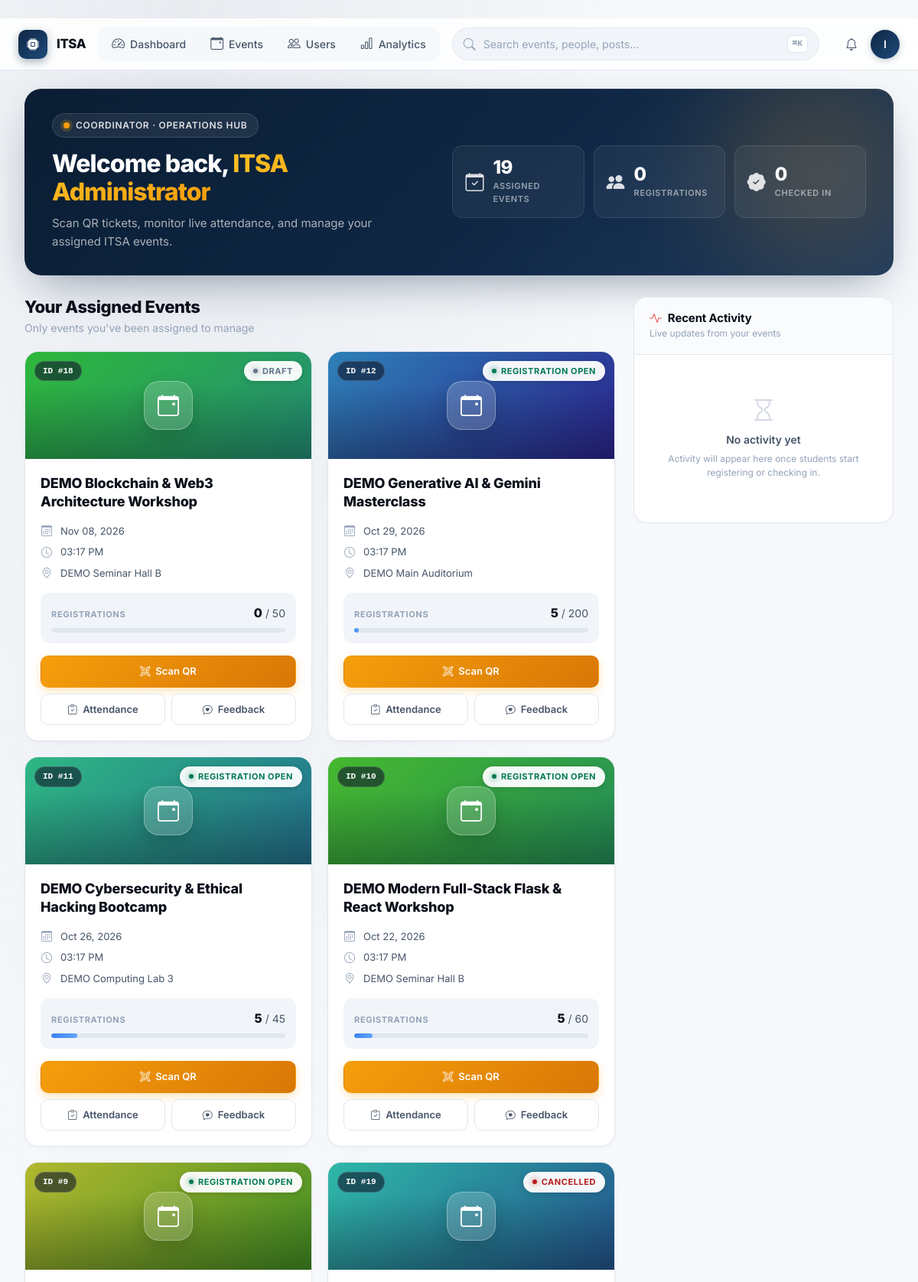
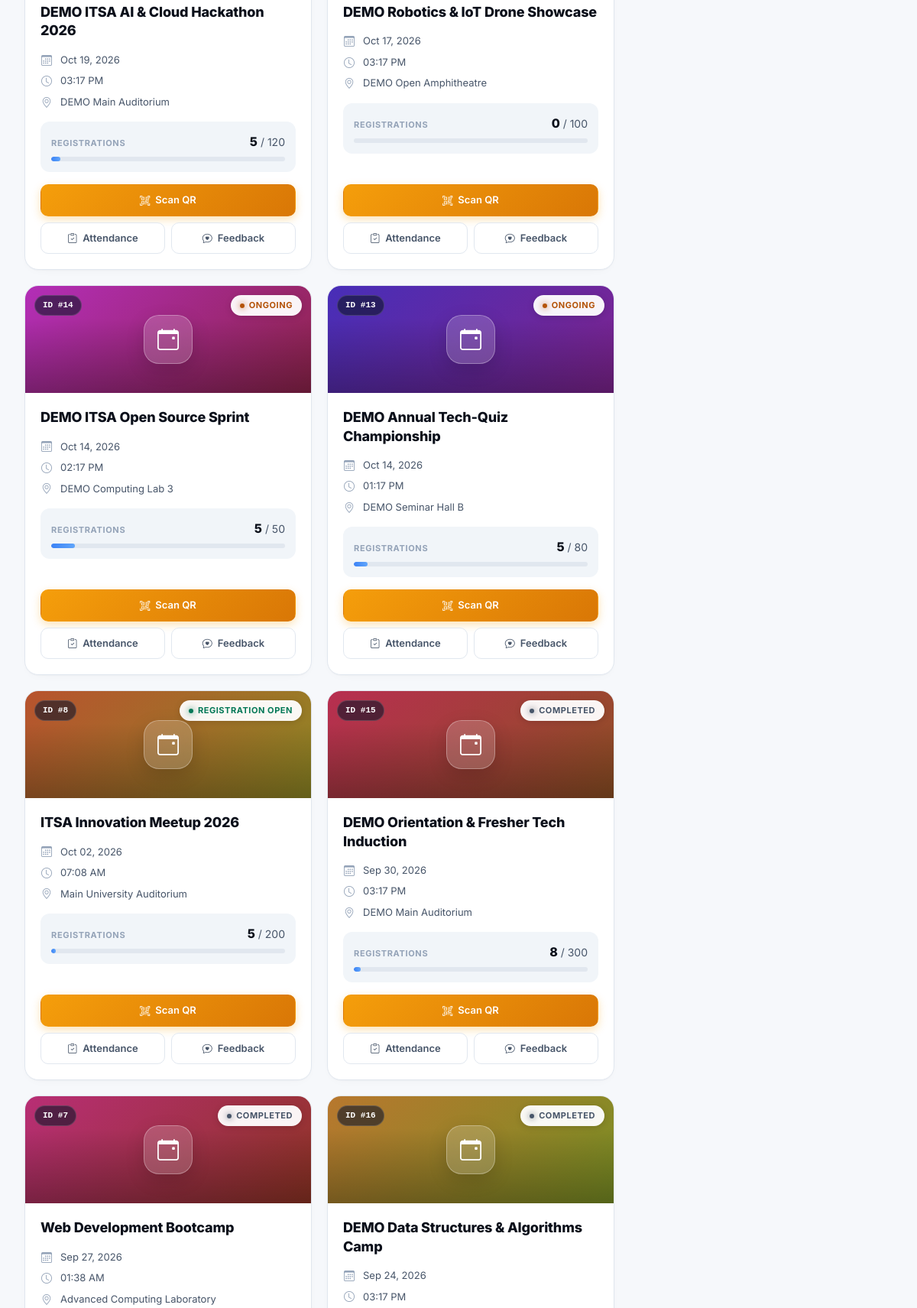
/coordinator/dashboard (signed in, upper part), run on the app's committed database (2 pictures, top to bottom).
### app/models/user.py (models this page shows, shortened)
class User(UserMixin, db.Model):
    __tablename__ = 'users'
    id = db.Column(db.Integer, primary_key=True, autoincrement=True)
    email = db.Column(db.String(255), unique=True, nullable=False, index=True)
    password_hash = db.Column(db.String(255), nullable=False)
    full_name = db.Column(db.String(100), nullable=False)
    role = db.Column(db.Enum('STUDENT', 'COORDINATOR', 'ADMIN', name='user_roles'), default='STUDENT', nullable=False, index=True)
    is_active = db.Column(db.Boolean, default=True, nullable=False, index=True)
    is_suspended = db.Column(db.Boolean, default=False, nullable=False)
    profile_image = db.Column(db.String(255), nullable=True)
    created_at = db.Column(db.DateTime, default=datetime.utcnow, nullable=False)
    updated_at = db.Column(db.DateTime, default=datetime.utcnow, onupdate=datetime.utcnow, nullable=False)
    student_profile = db.relationship('StudentProfile', backref='user', uselist=False, cascade='all, delete-orphan')
    coordinator_profile = db.relationship('CoordinatorProfile', backref='user', uselist=False, cascade='all, delete-orphan')
    registrations = db.relationship('EventRegistration', backref='user', lazy='dynamic', cascade='all, delete-orphan')
    attendance_records = db.relationship('Attendance', foreign_keys='Attendance.user_id', backref='student', lazy='dynamic')
    scanned_attendances = db.relationship('Attendance', foreign_keys='Attendance.scanned_by', backref='coordinator', lazy='dynamic')
    certificates = db.relationship('Certificate', backref='user', lazy='dynamic', cascade='all, delete-orphan')
    feedback_submissions = db.relationship('Feedback', backref='user', lazy='dynamic', cascade='all, delete-orphan')
    posts = db.relationship('Post', backref='author', lazy='dynamic', cascade='all, delete-orphan')
    comments = db.relationship('Comment', backref='author', lazy='dynamic', cascade='all, delete-orphan')
    reactions = db.relationship('PostReaction', backref='user', lazy='dynamic', cascade='all, delete-orphan')
    saved_posts = db.relationship('SavedPost', backref='user', lazy='dynamic', cascade='all, delete-orphan')
    notifications = db.relationship('Notification', foreign_keys='Notification.user_id', backref='recipient', lazy='dynamic', cascade='all, delete-orphan')
    points_transactions = db.relationship('ItsaPoints', foreign_keys='ItsaPoints.user_id', backref='user', lazy='dynamic', cascade='all, delete-orphan')
    created_events = db.relationship('Event', backref='creator', lazy='dynamic')

### app/models/event.py (models this page shows, shortened)
class Event(db.Model):
    __tablename__ = 'events'
    id = db.Column(db.Integer, primary_key=True, autoincrement=True)
    title = db.Column(db.String(200), nullable=False)
    description = db.Column(db.Text, nullable=False)
    category_id = db.Column(db.Integer, db.ForeignKey('event_categories.id', ondelete='SET NULL'), nullable=True, index=True)
    venue_id = db.Column(db.Integer, db.ForeignKey('venues.id', ondelete='SET NULL'), nullable=True)
    poster_image = db.Column(db.String(255), nullable=True)
    start_datetime = db.Column(db.DateTime, nullable=False, index=True)
    end_datetime = db.Column(db.DateTime, nullable=False)
    registration_deadline = db.Column(db.DateTime, nullable=False)
    max_participants = db.Column(db.Integer, nullable=True) # Null = unlimited
    current_registrations = db.Column(db.Integer, default=0, nullable=False)
    status = db.Column(
        db.Enum('DRAFT', 'PUBLISHED', 'REGISTRATION_OPEN', 'REGISTRATION_CLOSED', 'ONGOING', 'COMPLETED', 'CANCELLED', name='event_statuses'),
        default='DRAFT',
        nullable=False,
        index=True
    )
    is_free = db.Column(db.Boolean, default=True, nullable=False)
    registration_fee = db.Column(db.Numeric(10, 2), default=0.00, nullable=False)
    tags = db.Column(db.String(500), nullable=True) # Comma-separated
    created_by = db.Column(db.Integer, db.ForeignKey('users.id', ondelete='RESTRICT'), nullable=False, index=True)
    created_at = db.Column(db.DateTime, default=datetime.utcnow, nullable=False)
    updated_at = db.Column(db.DateTime, default=datetime.utcnow, onupdate=datetime.utcnow, nullable=False)
    coordinators = db.relationship('EventCoordinator', backref='event', lazy='dynamic', cascade='all, delete-orphan')
    registrations = db.relationship('EventRegistration', backref='event', lazy='dynamic', cascade='all, delete-orphan')
    attendances = db.relationship('Attendance', backref='event', lazy='dynamic', cascade='all, delete-orphan')
    certificates = db.relationship('Certificate', backref='event', lazy='dynamic', cascade='all, delete-orphan')
    feedbacks = db.relationship('Feedback', backref='event', lazy='dynamic', cascade='all, delete-orphan')
    gallery_items = db.relationship('EventGallery', backref='event', lazy='dynamic', cascade='all, delete-orphan')
    volunteers = db.relationship('EventVolunteer', backref='event', lazy='dynamic', cascade='all, delete-orphan')
    posts = db.relationship('Post', backref='linked_event', lazy='dynamic')

class Venue(db.Model):
    __tablename__ = 'venues'
    id = db.Column(db.Integer, primary_key=True, autoincrement=True)
    name = db.Column(db.String(200), nullable=False)
    address = db.Column(db.Text, nullable=True)
    capacity = db.Column(db.Integer, nullable=True)
    room_number = db.Column(db.String(50), nullable=True)
    building = db.Column(db.String(100), nullable=True)
    created_at = db.Column(db.DateTime, default=datetime.utcnow, nullable=False)
    events = db.relationship('Event', backref='venue', lazy='dynamic')

### app/routes/pages.py (the view)
@pages_bp.route('/coordinator/dashboard')
@coordinator_required
def coordinator_dashboard():
    if current_user.role == 'ADMIN':
        assigned_events = Event.query.order_by(Event.start_datetime.desc()).all()
    else:
        coords = EventCoordinator.query.filter_by(coordinator_id=current_user.id).all()
        assigned_events = [c.event for c in coords if c.event]
    return render_template('coordinator/dashboard.html', events=assigned_events)

### app/templates/coordinator/dashboard.html (shortened to what this page needs)
﻿{% extends "base.html" %}
{% block content %}
<div class="coord-hero">
  <div class="coord-hero-left">
    <div class="coord-hero-eyebrow">
      <span class="coord-hero-pulse"></span>
      Coordinator · Operations Hub
    </div>
    <h1 class="coord-hero-title">
      Welcome back, <span class="coord-hero-accent">{{ current_user.full_name or 'Coordinator' }}</span>
    </h1>
    <p class="coord-hero-sub">
      Scan QR tickets, monitor live attendance, and manage your assigned ITSA events.
    </p>
  </div>
  <div class="coord-hero-stats">
    <div class="coord-hero-stat">
      <i class="bi bi-calendar-check"></i>
      <div>
        <div class="coord-hero-stat-value">{{ events|length }}</div>
        <div class="coord-hero-stat-label">Assigned Events</div>
      </div>
    </div>
    <div class="coord-hero-stat">
      <i class="bi bi-people-fill"></i>
      <div>
        <div class="coord-hero-stat-value">{{ total_registered or 0 }}</div>
        <div class="coord-hero-stat-label">Registrations</div>
      </div>
    </div>
    <div class="coord-hero-stat">
      <i class="bi bi-patch-check-fill"></i>
      <div>
        <div class="coord-hero-stat-value">{{ total_attended or 0 }}</div>
        <div class="coord-hero-stat-label">Checked In</div>
      </div>
    </div>
  </div>
</div>
<div class="coord-layout">
  <div class="coord-main">
    <div class="coord-section-header">
      <div>
        <h2 class="coord-section-title">Your Assigned Events</h2>
        <p class="coord-section-sub">Only events you've been assigned to manage</p>
      </div>
    </div>
    {% if events %}
    <div class="coord-events-grid">
      {% for event in events %}
      <article class="coord-event-card">
        <div class="coord-event-cover" style="background: linear-gradient(135deg, hsl({{ (event.id * 47) % 360 }}, 60%, 45%), hsl({{ (event.id * 47 + 40) % 360 }}, 60%, 35%));">
          <div class="coord-event-cover-overlay"></div>
          <div class="coord-event-id-badge">ID #{{ event.id }}</div>
          <div class="coord-event-status coord-event-status-{{ event.status.lower() }}">
            <span class="coord-status-dot"></span>
            {{ event.status.replace('_', ' ').title() }}
          </div>
          <div class="coord-event-cover-icon">
            <i class="bi bi-calendar-event"></i>
          </div>
        </div>
        <div class="coord-event-body">
          <h3 class="coord-event-title">{{ event.title }}</h3>
          <div class="coord-event-meta">
            <div class="coord-meta-row">
              <i class="bi bi-calendar3"></i>
              <span>{{ event.start_datetime.strftime('%b %d, %Y') if event.start_datetime else 'TBA' }}</span>
            </div>
            <div class="coord-meta-row">
              <i class="bi bi-clock"></i>
              <span>{{ event.start_datetime.strftime('%I:%M %p') if event.start_datetime else '--' }}</span>
            </div>
            <div class="coord-meta-row">
              <i class="bi bi-geo-alt"></i>
              <span>{{ event.venue.name if event.venue else 'TBA' }}</span>
            </div>
          </div>
          <div class="coord-progress-wrap">
            <div class="coord-progress-header">
              <span class="coord-progress-label">Registrations</span>
              <span class="coord-progress-value">
                <strong>{{ event.current_registrations or 0 }}</strong>
                <span>/ {{ event.max_participants if event.max_participants else '∞' }}</span>
              </span>
            </div>
            {% if event.max_participants %}
            <div class="coord-progress-track">
              <div class="coord-progress-fill" style="width: {{ ((event.current_registrations or 0) / event.max_participants * 100)|round|int if event.max_participants else 0 }}%;"></div>
            </div>
            {% else %}
            <div class="coord-progress-track">
              <div class="coord-progress-fill" style="width: 100%; background: linear-gradient(90deg, #10b981, #34d399);"></div>
            </div>
            {% endif %}
          </div>
          <div class="coord-event-actions">
            <a href="{{ url_for('pages.coordinator_scanner', event_id=event.id) }}" class="coord-btn coord-btn-primary">
              <i class="bi bi-qr-code-scan"></i> <span>Scan QR</span>
            </a>
            <a href="{{ url_for('pages.coordinator_attendance', event_id=event.id) }}" class="coord-btn coord-btn-ghost">
              <i class="bi bi-clipboard-check"></i> <span>Attendance</span>
            </a>
            <a href="{{ url_for('pages.coordinator_feedback', event_id=event.id) }}" class="coord-btn coord-btn-ghost">
              <i class="bi bi-chat-heart"></i> <span>Feedback</span>
            </a>
          </div>
        </div>
      </article>
      {% endfor %}
    </div>
    {% else %}
    <div class="coord-empty">
      <div class="coord-empty-icon"><i class="bi bi-calendar2-x"></i></div>
      <h3 class="coord-empty-title">No Events Assigned</h3>
      <p class="coord-empty-desc">You haven't been assigned to any events yet. Contact an administrator to get assigned.</p>
    </div>
    {% endif %}
  </div>
  <aside class="coord-activity">
    <div class="coord-activity-card">
      <header class="coord-activity-head">
        <div>
          <h3 class="coord-activity-title">
            <i class="bi bi-activity"></i> Recent Activity
          </h3>
          <p class="coord-activity-sub">Live updates from your events</p>
        </div>
      </header>
      <div class="coord-activity-list">
        {% if recent_activity %}
          {% for item in recent_activity %}
          <div class="coord-activity-item">
            <div class="coord-activity-icon" style="background: {{ item.color }}15; color: {{ item.color }};">
              <i class="bi {{ item.icon }}"></i>
            </div>
            <div class="coord-activity-body">
              <div class="coord-activity-text">{{ item.title }}</div>
              <div class="coord-activity-meta">
                <span><i class="bi bi-calendar-event"></i> {{ item.subtitle }}</span>
                <span>{{ item.timestamp.strftime('%H:%M') if item.timestamp else '' }}</span>
              </div>
            </div>
          </div>
          {% endfor %}
        {% else %}
          <div class="coord-activity-empty">
            <i class="bi bi-hourglass"></i>
            <div>No activity yet</div>
            <p>Activity will appear here once students start registering or checking in.</p>
          </div>
        {% endif %}
      </div>
    </div>
  </aside>
</div>
{% endblock %}

### app/templates/partials/command-bar.html (shortened to what this page needs)
<header id="app-command-bar" role="banner">
  <a href="{% if current_user.role == 'ADMIN' %}{{ url_for('pages.admin_dashboard') }}{% elif current_user.role == 'COORDINATOR' %}{{ url_for('pages.coordinator_dashboard') }}{% else %}{{ url_for('pages.student_dashboard') }}{% endif %}" class="cmd-brand">
    <span class="cmd-brand-logo"><i class="bi bi-cpu-fill"></i></span>
    <span class="cmd-brand-text">ITSA</span>
  </a>
  <nav class="cmd-nav" aria-label="Primary">
    {% if current_user.role == 'ADMIN' %}
      <a href="{{ url_for('pages.admin_dashboard') }}"
         class="cmd-nav-link {% if request.endpoint == 'pages.admin_dashboard' %}active{% endif %}">
        <i class="bi bi-speedometer2"></i> Dashboard
      </a>
      <a href="{{ url_for('pages.admin_events') }}"
         class="cmd-nav-link {% if request.endpoint == 'pages.admin_events' %}active{% endif %}">
        <i class="bi bi-calendar-event"></i> Events
      </a>
      <a href="{{ url_for('pages.admin_users') }}"
         class="cmd-nav-link {% if request.endpoint == 'pages.admin_users' %}active{% endif %}">
        <i class="bi bi-people"></i> Users
      </a>
      <a href="{{ url_for('pages.admin_analytics') }}"
         class="cmd-nav-link {% if request.endpoint == 'pages.admin_analytics' %}active{% endif %}">
        <i class="bi bi-bar-chart"></i> Analytics
      </a>
    {% endif %}
  </nav>
  <button class="cmd-search" type="button" aria-label="Open command palette" data-cmd-palette-open>
    <i class="bi bi-search cmd-search-icon"></i>
    <span class="cmd-search-placeholder">Search events, people, posts…</span>
    <kbd class="cmd-search-kbd">⌘K</kbd>
  </button>
  <div class="cmd-actions">
    <a href="{{ url_for('pages.notifications_page') }}"
       class="cmd-icon-btn always-show"
       aria-label="Notifications"
       data-itsa-notifications>
      <i class="bi bi-bell"></i>
    </a>
    <div class="cmd-user-menu" id="cmd-user-menu">
      <button class="cmd-avatar-btn" aria-label="Account menu" type="button" id="cmd-user-toggle">
        {{ current_user.full_name[0]|upper if current_user.full_name else 'U' }}
      </button>
    </div>
  </div>
</header>

### app/static/css/main.css (style rules this page uses)
:root { --itsa-primary: var(--brand-500); --itsa-primary-dark: var(--brand-600); --itsa-primary-soft: var(--brand-50); --itsa-gold: #fbbf24; --itsa-gold-dark: #f59e0b; --itsa-gold-gradient: linear-gradient(135deg, #fbbf24 0%, #d97706 100%); --itsa-success: var(--success-solid); --itsa-danger: var(--danger-solid); --itsa-dark: var(--text-primary); --itsa-muted: var(--text-muted); --itsa-light-bg: var(--surface-canvas); --itsa-card-bg: var(--surface-card); --itsa-border: var(--border-subtle); --itsa-glass: var(--surface-glass); --itsa-glass-strong: var(--surface-glass-strong); --itsa-overlay: var(--surface-overlay); --itsa-glow: var(--shadow-glow); --itsa-glow-sm: var(--shadow-glow-sm); }
body { font-family: var(--font-sans); background-color: var(--surface-canvas); color: var(--text-primary); min-height: 100vh; display: flex; flex-direction: column; -webkit-font-smoothing: antialiased; -moz-osx-font-smoothing: grayscale; }

### data on the page
User: full_name "I", full_name "ITSA Administrator"
Event: id "18", status.replace "DRAFT", title "DEMO Blockchain & Web3 Architecture Workshop", start_datetime "Nov 08, 2026", start_datetime "03:17 PM", venue "DEMO Seminar Hall B", current_registrations "0", max_participants "50"
Event: id "12", status.replace "REGISTRATION OPEN", title "DEMO Generative AI & Gemini Masterclass", start_datetime "Oct 29, 2026", start_datetime "03:17 PM", venue "DEMO Main Auditorium", current_registrations "5", max_participants "200"
Event: id "11", status.replace "REGISTRATION OPEN", title "DEMO Cybersecurity & Ethical Hacking Bootcamp", start_datetime "Oct 26, 2026", start_datetime "03:17 PM", venue "DEMO Computing Lab 3", current_registrations "5", max_participants "45"
Event: id "10", status.replace "REGISTRATION OPEN", title "DEMO Modern Full-Stack Flask & React Workshop", start_datetime "Oct 22, 2026", start_datetime "03:17 PM", venue "DEMO Seminar Hall B", current_registrations "5", max_participants "60"
Event: id "9", status.replace "REGISTRATION OPEN", title "DEMO ITSA AI & Cloud Hackathon 2026", start_datetime "Oct 19, 2026", start_datetime "03:17 PM", venue "DEMO Main Auditorium", current_registrations "5", max_participants "120"
Event: id "19", status.replace "CANCELLED", title "DEMO Robotics & IoT Drone Showcase", start_datetime "Oct 17, 2026", start_datetime "03:17 PM", venue "DEMO Open Amphitheatre", current_registrations "0", max_participants "100"
Event: id "14", status.replace "ONGOING", title "DEMO ITSA Open Source Sprint", start_datetime "Oct 14, 2026", start_datetime "02:17 PM", venue "DEMO Computing Lab 3", current_registrations "5", max_participants "50"
Event: id "13", status.replace "ONGOING", title "DEMO Annual Tech-Quiz Championship", start_datetime "Oct 14, 2026", start_datetime "01:17 PM", venue "DEMO Seminar Hall B", current_registrations "5", max_participants "80"
Event: id "8", status.replace "REGISTRATION OPEN", title "ITSA Innovation Meetup 2026", start_datetime "Oct 02, 2026", start_datetime "07:08 AM", venue "Main University Auditorium", current_registrations "5", max_participants "200"
Event: id "15", status.replace "COMPLETED", title "DEMO Orientation & Fresher Tech Induction", start_datetime "Sep 30, 2026", start_datetime "03:17 PM", venue "DEMO Main Auditorium", current_registrations "8", max_participants "300"
Event: id "7", status.replace "COMPLETED", title "Web Development Bootcamp", start_datetime "Sep 27, 2026", start_datetime "01:38 AM", venue "Advanced Computing Laboratory"
Event: id "16", status.replace "COMPLETED", title "DEMO Data Structures & Algorithms Camp", start_datetime "Sep 24, 2026", start_datetime "03:17 PM"

### other printed values
{{ events|length }} "19"
{{ total_registered or 0 }} "0"
{{ total_attended or 0 }} "0"
